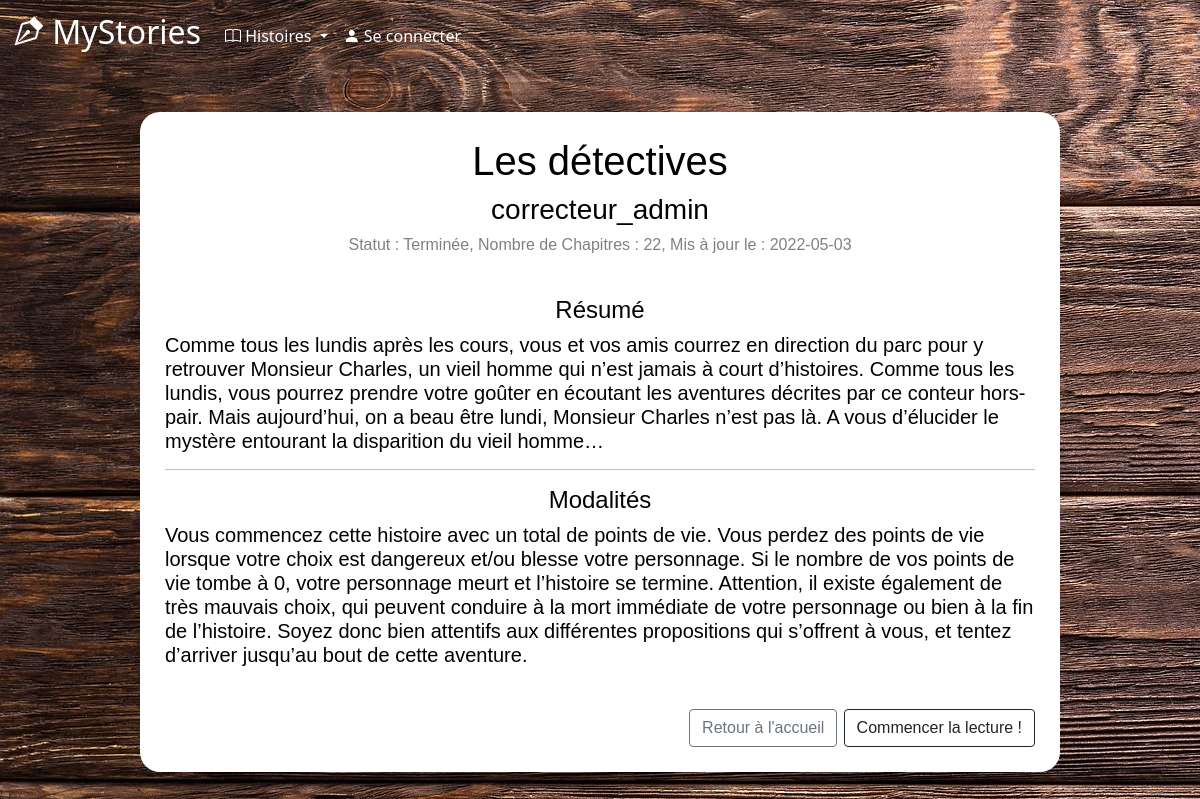
The app's page /StorySummary.php?id=1 with its own data.
### tables this page shows
CREATE TABLE `stories` (
  `id_story` int(11) NOT NULL,
  `title` varchar(50) DEFAULT NULL,
  `author` varchar(30) DEFAULT NULL,
  `nbChapters` int(11) DEFAULT NULL,
  `finished` tinyint(1) DEFAULT NULL,
  `date` date DEFAULT NULL,
  `hide` tinyint(1) NOT NULL,
  `summary` mediumtext NOT NULL,
  `nbrPoints` int(11) DEFAULT NULL
);

### StorySummary.php (the view, shortened to what this page needs)
<?php include("includes/header.php") ?>
<?php include("includes/connect.php") ?>
<main>
    <div id=backgroundConnexion>
        <?php
        $requete = "SELECT * FROM user WHERE login_usr = :usr_login";
        $req = $bdd->prepare($requete);
        $req->execute(array(
            'usr_login' => $_SESSION['login'],
        ));
        $ligne = $req->fetch();
        $id_user = $ligne['id_usr'];
        $requete = "SELECT * FROM stories WHERE id_story = :id";
        $req = $bdd->prepare($requete);
        $req->execute(array('id' => $_GET['id']));
        $histoire = $req->fetch();
        ?> <h1 id="centre"><?php echo $histoire['title']; ?></h2>
            <h3 id="centre"><?php echo $histoire['author']; ?></h3>
            <h6 id="donneesHistoire">Statut : <?php if ($histoire['finished'] = 0) {
                                                    echo "En cours";
                                                } else {
                                                    echo "Terminée";
                                                } ?>, Nombre de Chapitres : <?php echo $histoire['nbChapters']; ?>, Mis à jour le : <?php echo $histoire['date']; ?></h6>
            <br />
            <h4 id="centre">Résumé</h4>
            <h5> <?php echo $histoire['summary']; ?> </h5>
            <hr/>
            <h4 id="centre">Modalités</h4>
            <h5>Vous commencez cette histoire avec un total de <?=$histoire['nbPoints']?> points de vie. Vous perdez des points de vie lorsque votre choix est dangereux et/ou blesse votre personnage. Si le nombre de vos points de vie tombe à 0, votre personnage meurt et l’histoire se termine. Attention, il existe également de très mauvais choix, qui peuvent conduire à la mort immédiate de votre personnage ou bien à la fin de l’histoire. Soyez donc bien attentifs aux différentes propositions qui s’offrent à vous, et tentez d’arriver jusqu’au bout de cette aventure.</h5>
            <br/>
            <div id="btn-lecture">
                <a class="btn btn-outline-secondary" href="ListeHistoires.php" role="button">Retour à l'accueil</a>
                <?php
                $id_story = $_GET['id'];
                $requete2 = "SELECT * FROM advancement WHERE id_story = :id_story AND id_usr = :id_usr";
                $req2 = $bdd->prepare($requete2);
                $req2->execute(array(
                    'id_story' => $id_story,
                    'id_usr' => $id_user
                ));
                if ($req2->rowCount() == 1) {
                    $ligne = $req2->fetch();
                    $chapter = $ligne['numChapter'];
                    $link = "chapter.php?story_id=$id_story&chapter_num=$chapter&choice_num=0"; ?>
                    <a class="btn btn-outline-dark" href=<?= $link ?> role="button">Reprendre la lecture !</a><?php
                    }
                    else {
                    $link = "chapter.php?story_id=1&chapter_num=1&choice_num=0"; ?>
                    <a class="btn btn-outline-dark" href=<?= $link ?> role="button">Commencer la lecture !</a> <?php
                    }
                    ?>
            </div>
    </div>
</main>
</body>
</html>

### style.css (style rules this page uses)
.accueil { background-image: url("images/fondBois.jpg"); }
body { background-color: black; color: white; }
main { margin: 20px 10%; color: black; padding: 20px; position: relative; background-size: cover; background-attachment: fixed; width: 80vw; font-size: 0.6cm; font-family: 'Trebuchet MS', 'Lucida Sans Unicode', 'Lucida Grande', 'Lucida Sans', Arial, sans-serif; }
#btn-lecture { display: flex; justify-content: flex-end; }
#backgroundConnexion { position: relative; top: 0; left: 0; min-height: 60vh; background: white; border-radius: 20px; padding: 25px; z-index: 1; }
#centre { display: flex; justify-content: center; }
#donneesHistoire { color: grey; text-align: center; }

### records on screen
stories: title "Les détectives", author "correcteur_admin", nbChapters "22", date "2022-05-03", summary "Comme tous les lundis après les cours, vous et vos amis courrez en direction du parc pour y retrouver Monsieur Charles, un vieil homme qui n’est jamais à court d’histoires. Comme tous les lundis, vous pourrez prendre votre goûter en écoutant les aventures décrites par ce conteur hors-pair. Mais aujourd’hui, on a beau être lundi, Monsieur Charles n’est pas là. A vous d’élucider le mystère entourant la disparition du vieil homme…"
